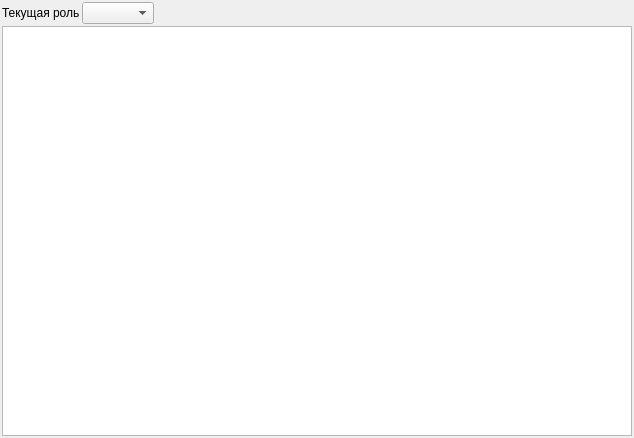
<?xml version="1.0" encoding="UTF-8"?>
<ui version="4.0">
 <class>FormPermissionObjects</class>
 <widget class="QWidget" name="FormPermissionObjects">
  <property name="geometry">
   <rect>
    <x>0</x>
    <y>0</y>
    <width>634</width>
    <height>438</height>
   </rect>
  </property>
  <property name="windowTitle">
   <string>Form</string>
  </property>
  <layout class="QVBoxLayout" name="verticalLayout">
   <property name="spacing">
    <number>2</number>
   </property>
   <property name="leftMargin">
    <number>2</number>
   </property>
   <property name="topMargin">
    <number>2</number>
   </property>
   <property name="rightMargin">
    <number>2</number>
   </property>
   <property name="bottomMargin">
    <number>2</number>
   </property>
   <item>
    <layout class="QHBoxLayout" name="horizontalLayout">
     <item>
      <widget class="QLabel" name="label">
       <property name="text">
        <string>Текущая роль</string>
       </property>
      </widget>
     </item>
     <item>
      <widget class="QComboBox" name="comboBoxRoles">
       <property name="sizePolicy">
        <sizepolicy hsizetype="Preferred" vsizetype="Fixed">
         <horstretch>0</horstretch>
         <verstretch>0</verstretch>
        </sizepolicy>
       </property>
      </widget>
     </item>
     <item>
      <spacer name="horizontalSpacer">
       <property name="orientation">
        <enum>Qt::Horizontal</enum>
       </property>
       <property name="sizeHint" stdset="0">
        <size>
         <width>40</width>
         <height>20</height>
        </size>
       </property>
      </spacer>
     </item>
    </layout>
   </item>
   <item>
    <widget class="QTreeView" name="treeViewObjects">
     <property name="editTriggers">
      <set>QAbstractItemView::SelectedClicked</set>
     </property>
     <property name="showDropIndicator" stdset="0">
      <bool>false</bool>
     </property>
     <property name="alternatingRowColors">
      <bool>false</bool>
     </property>
     <property name="selectionBehavior">
      <enum>QAbstractItemView::SelectRows</enum>
     </property>
     <property name="rootIsDecorated">
      <bool>false</bool>
     </property>
     <property name="itemsExpandable">
      <bool>false</bool>
     </property>
     <property name="sortingEnabled">
      <bool>false</bool>
     </property>
     <property name="animated">
      <bool>true</bool>
     </property>
     <property name="expandsOnDoubleClick">
      <bool>false</bool>
     </property>
     <attribute name="headerMinimumSectionSize">
      <number>30</number>
     </attribute>
     <attribute name="headerShowSortIndicator" stdset="0">
      <bool>false</bool>
     </attribute>
     <attribute name="headerStretchLastSection">
      <bool>false</bool>
     </attribute>
    </widget>
   </item>
  </layout>
 </widget>
 <resources/>
 <connections/>
</ui>
